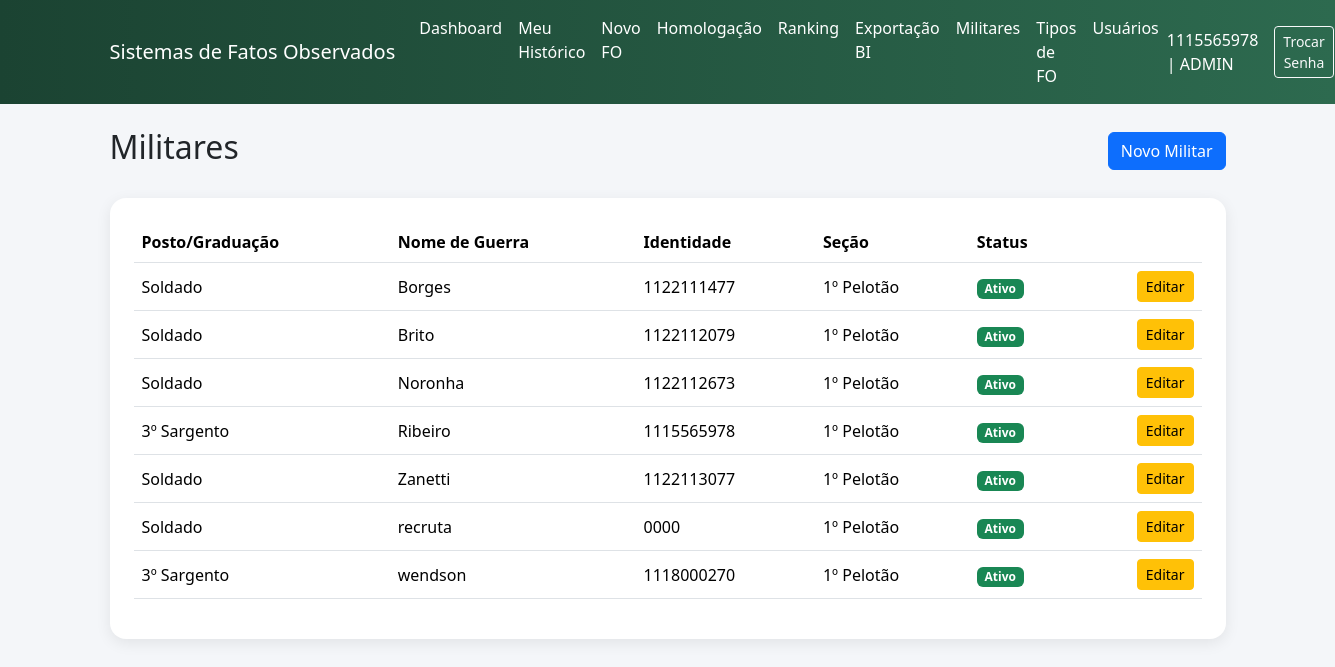
Page /fo/admin/militares (signed in) on the committed database.
### app/fo/models.py (models this page shows)
class Usuario(db.Model, UserMixin):
    __tablename__ = "usuarios"
    id = db.Column(db.Integer, primary_key=True)
    username = db.Column(db.String(80), unique=True, nullable=False)
    senha_hash = db.Column(db.String(128), nullable=False)
    perfil = db.Column(
        db.String(20),
        nullable=False,
        default="USUARIO"
    )
    militar_id = db.Column(
        db.Integer,
        db.ForeignKey("militares.id", ondelete="RESTRICT"),
        nullable=True
    )
    militar = db.relationship("Militar")

class Militar(db.Model):
    __tablename__ = "militares"
    id = db.Column(db.Integer, primary_key=True)
    nome_guerra = db.Column(db.String(120), nullable=False)
    identidade_militar = db.Column(db.String(30), unique=True, nullable=False)
    id_posto_graduacao = db.Column(
        db.Integer,
        db.ForeignKey("posto_graduacao.id", ondelete="RESTRICT"),
        nullable=False
    )
    data_de_praca = db.Column(db.Date, nullable=False)
    id_secao = db.Column(
        db.Integer,
        db.ForeignKey("secoes.id", ondelete="RESTRICT"),
        nullable=False
    )
    foto_url = db.Column(db.String(255), nullable=True)
    ativo = db.Column(db.Boolean, default=True, nullable=False)
    posto_graduacao = db.relationship("PostoGraduacao")
    secao = db.relationship("Secao")

class PostoGraduacao(db.Model):
    __tablename__ = 'posto_graduacao'
    id = db.Column(db.Integer, primary_key=True)
    nome = db.Column(db.String(80), nullable=False)

class Secao(db.Model):
    __tablename__ = 'secoes'
    id = db.Column(db.Integer, primary_key=True)
    nome = db.Column(db.String(120), nullable=False)

### app/fo/routes.py (the view)
@fo_bp.route("/admin/militares")
@login_required
@perfil_permitido("CADASTRADOR")
def admin_militares():
    militares = Militar.query.order_by(Militar.nome_guerra.asc()).all()
    return render_template("fo/admin_militares.html", militares=militares)

### app/fo/permissions.py (called while the page is built)
def perfil_permitido(*perfis):
    def decorator(func):
        @wraps(func)
        def wrapper(*args, **kwargs):
            if not current_user.is_authenticated:
                flash("Faça login para acessar o sistema.", "warning")
                return redirect(url_for("auth.login"))
            if current_user.perfil not in perfis and current_user.perfil != "ADMIN":
                flash("Você não possui permissão para acessar esta área.", "danger")
                if request.referrer:
                    return redirect(request.referrer)
                return redirect(url_for("index"))
            return func(*args, **kwargs)
        return wrapper
    return decorator

### app/templates/fo/admin_militares.html (shortened to what this page needs)
{% extends "base.html" %}
{% block content %}
<div class="d-flex justify-content-between align-items-center mb-4">
    <h2>Militares</h2>
    <a href="{{ url_for('fo.admin_militar_novo') }}"
       class="btn btn-primary">
        Novo Militar
    </a>
</div>
<div class="card card-glass p-4">
    <table class="table table-hover align-middle">
        <thead>
            <tr>
                <th>Posto/Graduação</th>
                <th>Nome de Guerra</th>
                <th>Identidade</th>
                <th>Seção</th>
                <th>Status</th>
                <th></th>
            </tr>
        </thead>
        <tbody>
            {% for militar in militares %}
            <tr>
                <td>{{ militar.posto_graduacao.nome }}</td>
                <td>{{ militar.nome_guerra }}</td>
                <td>{{ militar.identidade_militar }}</td>
                <td>{{ militar.secao.nome if militar.secao else "-" }}</td>
                <td>
                {% if militar.ativo %}
                <span class="badge bg-success">Ativo</span>
                {% else %}
                <span class="badge bg-secondary">Inativo</span>
                {% endif %}
                </td>
                <td class="text-end">
                    <a href="{{ url_for('fo.admin_militar_editar', militar_id=militar.id) }}"
                       class="btn btn-sm btn-warning">
                        Editar
                    </a>
                </td>
            </tr>
            {% endfor %}
        </tbody>
    </table>
</div>
{% endblock %}

### app/templates/base.html (shortened to what this page needs)
<!DOCTYPE html>
<html lang="pt-BR">
<head>
    <link href="https://cdn.jsdelivr.net/npm/bootstrap@5.3.3/dist/css/bootstrap.min.css" rel="stylesheet">
</head>
<body>
<nav class="navbar navbar-expand-lg navbar-dark navbar-custom mb-4">
    <div class="container">
        <a class="navbar-brand"
            href="{{ url_for('fo.dashboard' )}}">
        Sistemas de Fatos Observados
        </a>
        <div class="collapse navbar-collapse"
            id="navbarNav">
            {% if current_user.is_authenticated %}
            <ul class="navbar-nav me-auto">
                <li class="nav-item">
                    <a class="nav-link" href="{{ url_for('fo.dashboard') }}">
                        Dashboard
                    </a>
                </li>
                {% if current_user.perfil in ["USUARIO", "LANCADOR", "ADMIN"] %}
                    <li class="nav-item">
                        <a class="nav-link" href="{{ url_for('fo.meu_historico') }}">
                            Meu Histórico
                        </a>
                    </li>
                {% endif %}
                {% if current_user.perfil in ["LANCADOR", "HOMOLOGADOR", "ADMIN"] %}
                    <li class="nav-item">
                        <a class="nav-link" href="{{ url_for('fo.novo_fo') }}">
                            Novo FO
                        </a>
                    </li>
                    <li class="nav-item">
                        <a class="nav-link" href="{{ url_for('fo.homologacao') }}">
                            Homologação
                        </a>
                    </li>
                {% endif %}
                {% if current_user.perfil in ["USUARIO", "LANCADOR", "HOMOLOGADOR", "ADMIN"] %}
                    <li class="nav-item">
                        <a class="nav-link" href="{{ url_for('fo.ranking') }}">
                            Ranking
                        </a>
                    </li>
                {% endif %}
                {% if current_user.perfil in ["BOLETIM", "ADMIN"] %}
                    <li class="nav-item">
                        <a class="nav-link" href="{{ url_for('fo.exportacao') }}">
                            Exportação BI
                        </a>
                    </li>
                {% endif %}
                {% if current_user.perfil in ["CADASTRADOR", "ADMIN"] %}
                    <li class="nav-item">
                        <a class="nav-link" href="{{ url_for('fo.admin_militares') }}">
                            Militares
                        </a>
                    </li>
                {% endif %}
                {% if current_user.perfil == "ADMIN" %}
                    <li class="nav-item">
                        <a class="nav-link" href="{{ url_for('fo.admin_tipos') }}">
                            Tipos de FO
                        </a>
                    </li>
                    <li class="nav-item">
                        <a class="nav-link" href="{{ url_for('fo.admin_usuarios') }}">
                            Usuários
                        </a>
                    </li>
                {% endif %}
            </ul>
            <div class="d-flex align-items-center gap-3">
                <span class="navbar-text">
                    {{ current_user.username }} | {{ current_user.perfil }}
                </span>
                <a class="btn btn-outline-light btn-sm"
                href="{{ url_for('auth.trocar_senha') }}">
                Trocar Senha
                </a>
            </div>
            {% endif %}
        </div>
    </div>
</nav>
<div class="toast-container position-fixed top-0 end-0 p-3"
     style="z-index: 9999;">
</div>
<main class="container">
    {% block content %}{% endblock %}
</main>
</body>
</html>

### app/templates/base.html (style rules this page uses)
body { background: #f4f6f9; }
.navbar-custom { background: linear-gradient(90deg, #1b4332, #2d6a4f); }
.navbar-brand, .nav-link, .navbar-text { color:white !important; }
.card-glass { border-radius: 16px; border:none; box-shadow: 0 4px 15px rgba(0,0,0,0.08); }

### rows in the picture
Usuario: username "1115565978", perfil "ADMIN"
Militar: posto_graduacao.nome "Soldado", nome_guerra "Borges", identidade_militar "1122111477", secao "1º Pelotão", ativo "Ativo"
Militar: posto_graduacao.nome "Soldado", nome_guerra "Brito", identidade_militar "1122112079", secao "1º Pelotão", ativo "Ativo"
Militar: posto_graduacao.nome "Soldado", nome_guerra "Noronha", identidade_militar "1122112673", secao "1º Pelotão", ativo "Ativo"
Militar: posto_graduacao.nome "3º Sargento", nome_guerra "Ribeiro", identidade_militar "1115565978", secao "1º Pelotão", ativo "Ativo"
Militar: posto_graduacao.nome "Soldado", nome_guerra "Zanetti", identidade_militar "1122113077", secao "1º Pelotão", ativo "Ativo"
Militar: posto_graduacao.nome "Soldado", nome_guerra "recruta", identidade_militar "0000", secao "1º Pelotão", ativo "Ativo"
Militar: posto_graduacao.nome "3º Sargento", nome_guerra "wendson", identidade_militar "1118000270", secao "1º Pelotão", ativo "Ativo"
